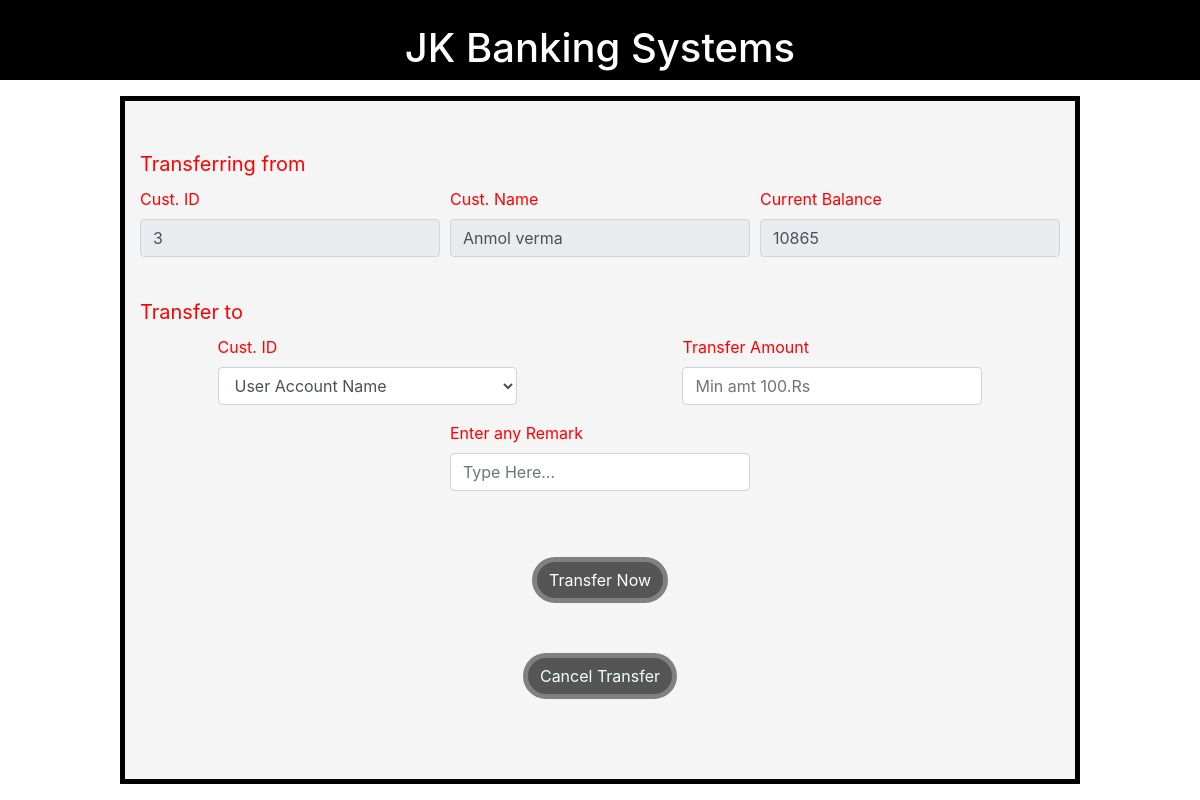
Screenshot of /transfer.php?customer_id=3 with the database file from the repository.
### tables this page shows
CREATE TABLE `customers` (
  `customer_id` int(11) NOT NULL,
  `customer_name` text NOT NULL,
  `customer_email` text NOT NULL,
  `current_balance` int(11) NOT NULL
);

### transfer.php (the view, shortened to what this page needs)
<!DOCTYPE html>
<?php
    include("functions.php");
?>
<html lang="en">
    <head>
        <link rel="stylesheet" href="https://stackpath.bootstrapcdn.com/bootstrap/4.5.1/css/bootstrap.min.css">
        <link rel="stylesheet" href="https://stackpath.bootstrapcdn.com/font-awesome/4.7.0/css/font-awesome.min.css">
        <link rel="stylesheet" href="style.css" media="all">
    </head>
    <body>
     <div id="header"><br>
        <center><h1>JK Banking Systems</h1>
        </center>
    </div>
        <br>
<div id="right_side"><br><br>
        <div class="container">
            <?php
                if(isset($_GET['customer_id'])) {
                    $c_id = $_GET['customer_id'];
                    $get_customers = "select * from customers where customer_id='$c_id'";
                    $run_customers = mysqli_query($con, $get_customers);
                    $row_customers = mysqli_fetch_array($run_customers);
                    $customer_id = $row_customers['customer_id'];
                    $customer_name = $row_customers['customer_name'];
                    $current_balance = $row_customers['current_balance'];
                    echo "
                        <form action='transfer.php?customer_id=$c_id' method='post' enctype='multipart/form-data'>
                            <label for='from' style='font-size: 20px;'>Transferring from</label>
                            <div class='form-row'>
                                <div class='col-lg-4 col-md-8 col-sm-12 mb-3 mx-auto'>
                                    <label for='from_acc'>Cust. ID</label>
                                    <input type='number' class='form-control' name='from_acc' value='$customer_id' readonly>
                                </div>
                                <div class='col-lg-4 col-md-8 col-sm-12 mb-3 mx-auto'>
                                    <label for='from_acc_name'>Cust. Name</label>
                                    <input type='text' class='form-control' name='from_acc_name' value='$customer_name' readonly>
                                </div>
                                <div class='col-lg-4 col-md-8 col-sm-12 mb-3 mx-auto'>
                                    <label for='curr_bal'>Current Balance</label>
                                    <input type='number' class='form-control' name='curr_bal' value='$current_balance' readonly>
                                </div>
                            </div>
                            <br>
                            <label for='to' style='font-size: 20px;'>Transfer to</label>
                            <div class='form-row'>
                                <div class='col-lg-4 col-md-8 col-sm-12 mb-3 mx-auto'>
                                    <label for='to_acc'>Cust. ID</label>
                                    <select class='form-control' name='to_acc' required>
                                        <option value='0'>User Account Name</option>
                    ";
                    echo "
                                    </select>
                                </div>
                                <div class='col-lg-4 col-md-8 col-sm-12 mb-3 mx-auto'>
                                    <label for='transfer_amt'>Transfer Amount</label>
                                    <input type='number' class='form-control' name='transfer_amt' placeholder='Min amt 100.Rs' required>
                                </div>
                            </div>
                            <div class='form-row'>
                                <div class='col-lg-4 col-md-8 col-sm-12 mb-3 mx-auto'>
                                    <label for='transfer_msg'>Enter any Remark</label>
                                    <input type='text' class='form-control' name='transfer_msg' placeholder='Type Here...'>
                                </div>
                            </div>
                            <center>
                                <button type='submit' class='btn btn-primary' name='transfer'>Transfer Now</button>
                            </center>
                         </form>
                            <div class='col'>
                                <center>
                                    <button class='btn'>
                                        <a href='customer.php' style='text-decoration: none; color: #f0ffff;'>Cancel Transfer</a>
                                    </button>
                                </center>
                        </div>
                    ";
                }
            ?>
        </div>
</div>
    </body>
</html>

### style.css (style rules this page uses)
html { scroll-behavior: smooth; }
.btn { text-align: center; margin-top: 50px; border: 5px solid gray; border-radius: 30px; background-color: #555; }

### transfer.php (style rules this page uses)
#right_side { height: 86%; width: 80%; background-color: whitesmoke; position: fixed; left: 10%; top: 12%; color: red; border: solid 5px black; }
#header { height: 10%; width: 100%; top: 0%; background-color: black; position: fixed; color: white; }

### rows the page displays
customers: from_acc "3", from_acc_name "Anmol verma", curr_bal "10865"
